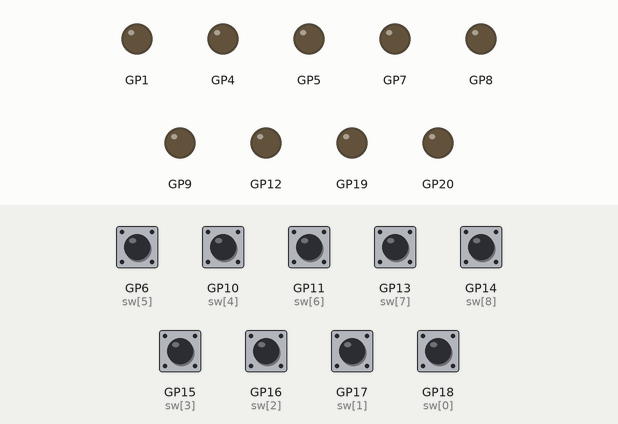
This program was run on a simulated Raspberry Pi Pico running CircuitPython. Parts: output pins drawn as LEDs (lit = HIGH). Inputs (shaded band) come from the test bench; at power-on: GP6 (sw[5]), GP10 (sw[4]), GP11 (sw[6]), GP13 (sw[7]), GP14 (sw[8]), GP15 (sw[3]), GP16 (sw[2]), GP17 (sw[1]), GP18 (sw[0]) HIGH. MIDI messages are not drawn.

Above: at 5.4 s.
5.5 s: GP6 (sw[5]) pulled LOW for 0.15 s
At 6.3 s:
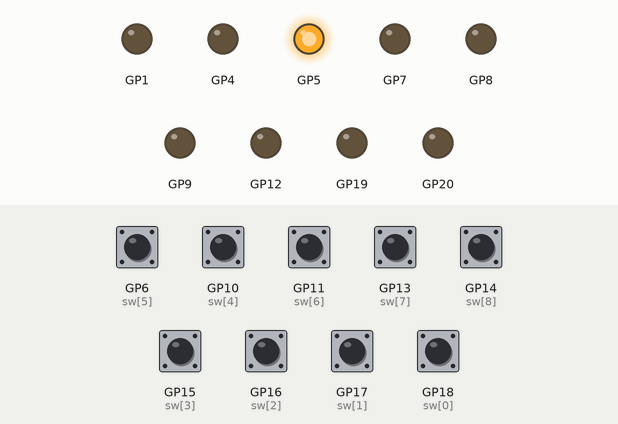
8.0 s: GP10 (sw[4]) pulled LOW for 0.15 s
At 8.4 s:
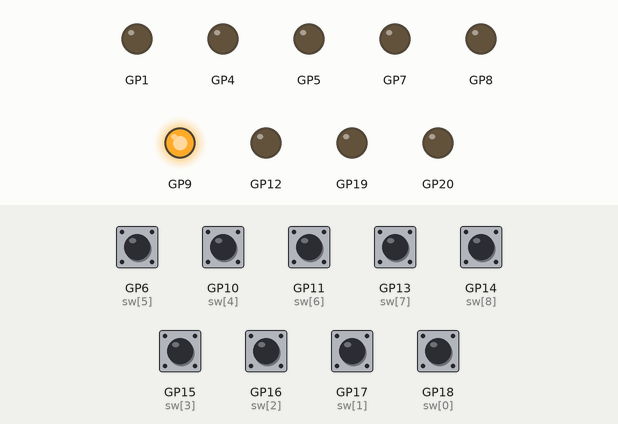
10.5 s: GP11 (sw[6]) pulled LOW for 0.15 s
At 11.3 s:
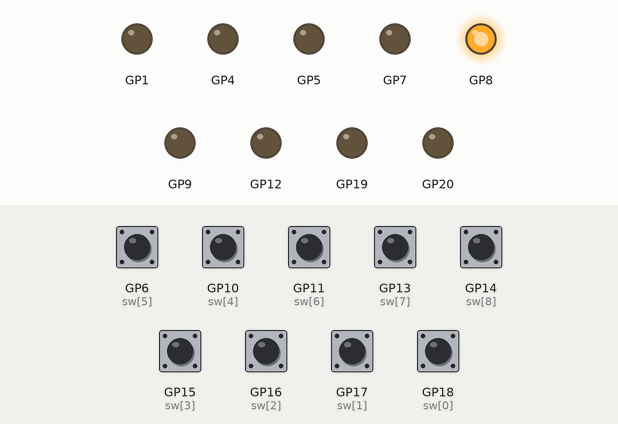
13.0 s: GP13 (sw[7]) pulled LOW for 0.15 s
At 13.4 s:
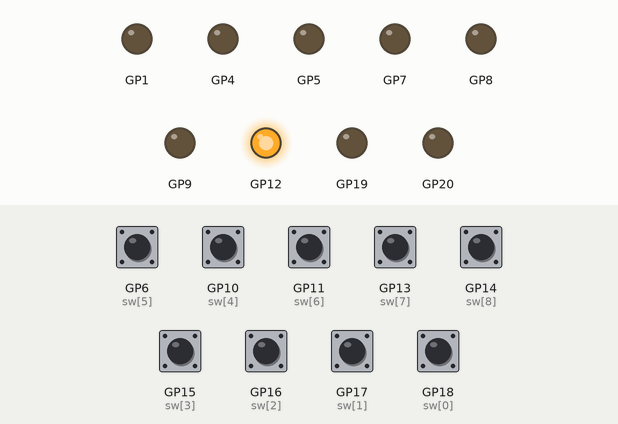
15.5 s: GP15 (sw[3]) pulled LOW for 0.15 s
At 16.4 s:
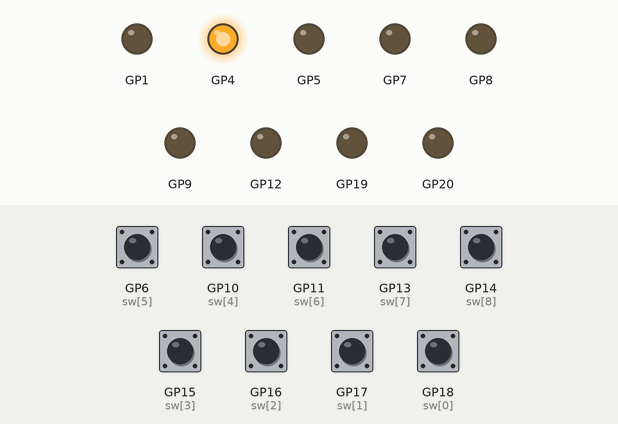
17.1 s: GP14 (sw[8]) pulled LOW for 0.15 s
At 17.7 s:
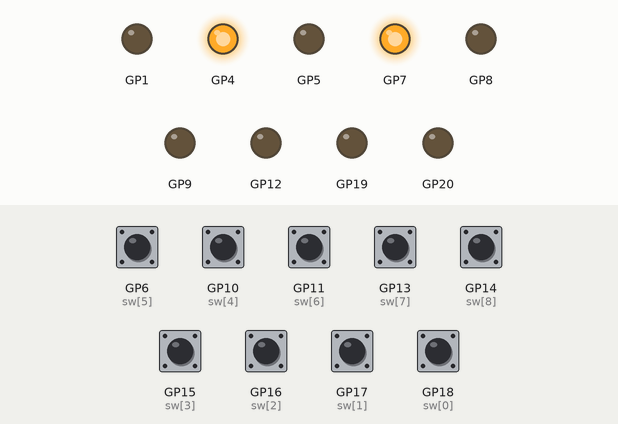
Timing chart, 0 to 20.1 s (numbered marks = the images above; inputs shaded):
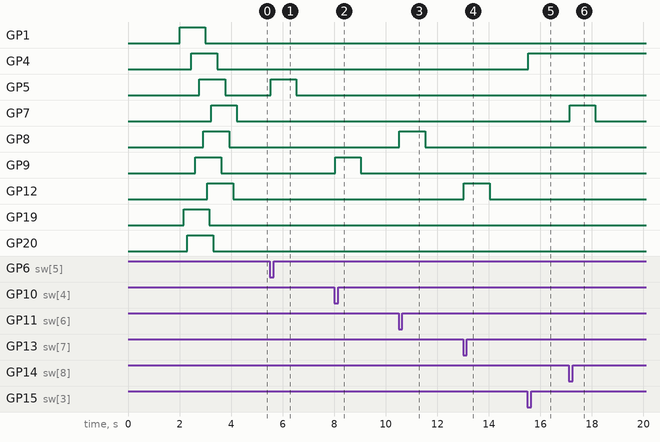

The program:

code.py
```python
import board
import digitalio
import time
import usb_midi
import adafruit_midi
from adafruit_midi.note_on import NoteOn
from adafruit_midi.note_off import NoteOff


# ============================================================
# USB 初始化等待
# ============================================================

# 等待电脑完成 USB / MIDI 设备识别
# 这样开机跑马灯也能正常显示
time.sleep(2.0)


# ============================================================
# 硬件引脚定义
# ============================================================

# 9 个按键
switch_pins = [
    board.GP18,  # 1 - MA
    board.GP17,  # 2 - Full
    board.GP16,  # 3 - Highlight
    board.GP15,  # 4 - Solo
    board.GP10,  # 5 - Up
    board.GP6,   # 6 - Prev
    board.GP11,  # 7 - Set
    board.GP13,  # 8 - Next
    board.GP14   # 9 - Down
]

# 9 个 LED
led_pins = [
    board.GP1,   # 1
    board.GP19,  # 2
    board.GP20,  # 3
    board.GP4,   # 4
    board.GP9,   # 5
    board.GP5,   # 6
    board.GP8,   # 7
    board.GP12,  # 8
    board.GP7    # 9
]


# ============================================================
# MIDI Note 映射
# ============================================================

midi_notes = [
    1,  # 1: 独立按键 -> MA
    2,  # 2: 顶部排 -> Full
    3,  # 3: 顶部排 -> Highlight
    4,  # 4: 顶部排 -> Solo
    5,  # 5: 十字上 -> Up
    6,  # 6: 十字左 -> Prev
    7,  # 7: 十字中 -> Set
    8,  # 8: 十字右 -> Next
    9   # 9: 十字下 -> Down
]


# ============================================================
# 按键初始化
# ============================================================

switches = []

for pin in switch_pins:

    sw = digitalio.DigitalInOut(pin)

    # GPIO 输入
    sw.direction = digitalio.Direction.INPUT

    # 使用内部上拉
    # 按键：
    #   松开 = HIGH
    #   按下 = LOW
    sw.pull = digitalio.Pull.UP

    switches.append(sw)


# ============================================================
# LED 初始化
# ============================================================

leds = []

for pin in led_pins:

    led = digitalio.DigitalInOut(pin)

    # GPIO 输出
    led.direction = digitalio.Direction.OUTPUT

    # 开机默认关闭
    led.value = False

    leds.append(led)


# ============================================================
# USB MIDI 初始化
# ============================================================

# MIDI Channel 使用 0-based：
#
# out_channel=0 = MIDI Channel 1
# out_channel=1 = MIDI Channel 2
#
# 这里保持 MIDI Channel 1

midi = adafruit_midi.MIDI(
    midi_out=usb_midi.ports[1],
    out_channel=0
)


# ============================================================
# 参数
# ============================================================

# 开机跑马灯：单颗 LED 点亮的时间
MARQUEE_ON_TIME = 1.0

# 开机跑马灯每一步之间的时间
STEP_DELAY = 0.15

# 按键消抖时间
# 30 ms 对机械按键比较安全
DEBOUNCE_TIME = 0.03

# 方向键（Up / Prev / Set / Next / Down）按一下闪烁的时间
# 这几个键在 MA2 Wing 上是瞬时动作，不是开关，所以按一下就短亮一下即可
BUTTON_FLASH_TIME = 1.0

# 哪几个按键要做成 MA2 Wing 那种「常亮开关」效果
# index 对应 switch_pins / led_pins / midi_notes 的顺序：
#   0 = MA, 1 = Full, 2 = Highlight, 3 = Solo
# 这四个键在真实 MA2 Wing 上就是按一下切换开/关，灯常亮直到再按一次
TOGGLE_KEY_INDEXES = (0, 1, 2, 3)


# ============================================================
# LED 定时关闭控制
# ============================================================

# 保存每颗 LED 的关闭时间
#
# None = 不需要自动关闭
# 时间值 = 到这个时间后关闭
#
# 用于：开机跑马灯 + 方向键（Up/Prev/Set/Next/Down）的短暂闪烁
# MA/Full/Highlight/Solo 这四个开关键不用这个机制，它们由 led_state 直接控制

led_off_at = [None] * len(leds)


def update_leds(now):
    """
    检查所有 LED 是否到了自动关闭时间。
    """

    for i, off_time in enumerate(led_off_at):

        if off_time is not None:

            if now >= off_time:

                leds[i].value = False

                led_off_at[i] = None


# ============================================================
# 开机跑马灯
# ============================================================

for i in range(len(leds)):

    now = time.monotonic()

    # 当前 LED 打开
    leds[i].value = True

    # 设置自动关闭时间
    led_off_at[i] = now + MARQUEE_ON_TIME

    # 等待下一颗 LED 的时间
    step_end = now + STEP_DELAY

    while time.monotonic() < step_end:

        update_leds(time.monotonic())

        time.sleep(0.01)


# 等待所有跑马灯 LED 熄灭
while any(t is not None for t in led_off_at):

    now = time.monotonic()

    update_leds(now)

    time.sleep(0.01)


# ============================================================
# 按键状态初始化
# ============================================================

# raw_state
#
# 当前 GPIO 原始读取结果
#
# False = 松开
# True  = 按下

raw_state = [False] * len(switches)


# stable_state
#
# 经过消抖确认之后的稳定状态
#
# False = 松开
# True  = 按下

stable_state = [False] * len(switches)


# 每个按键最后一次发生原始状态变化的时间
last_change = [0.0] * len(switches)


# ============================================================
# LED 状态（MA2 风格：切换保持）
# ============================================================

# led_state
#
# 只给 TOGGLE_KEY_INDEXES 里的按键用（MA / Full / Highlight / Solo）
#
# False = 灭
# True  = 亮
#
# 和 MA2 Wing 上的这几个键一样：
# 按一下切换到"亮"，一直保持，直到再按一下才切回"灭"

led_state = [False] * len(leds)


# ============================================================
# 正常按键主循环
# ============================================================

while True:

    now = time.monotonic()

    # --------------------------------------------------------
    # 扫描 9 个按键
    # --------------------------------------------------------

    for i, sw in enumerate(switches):

        # GPIO 使用内部上拉：
        #
        # 松开 = HIGH = sw.value True
        # 按下 = LOW = sw.value False
        #
        # 所以这里反转
        pressed = not sw.value


        # ----------------------------------------------------
        # 检查原始状态是否发生变化
        # ----------------------------------------------------

        if pressed != raw_state[i]:

            # 保存新的原始状态
            raw_state[i] = pressed

            # 记录状态变化发生的时间
            last_change[i] = now


        # ----------------------------------------------------
        # 消抖确认
        # ----------------------------------------------------

        # 原始状态持续稳定超过 30 ms
        if (now - last_change[i]) >= DEBOUNCE_TIME:

            # 确认稳定状态真的发生改变
            if stable_state[i] != raw_state[i]:

                # 更新稳定状态
                stable_state[i] = raw_state[i]


                # =================================================
                # 按下
                # =================================================

                if stable_state[i]:

                    if i in TOGGLE_KEY_INDEXES:

                        # MA2 Wing 风格切换（MA / Full / Highlight / Solo）：
                        # 灭 -> 亮，或者 亮 -> 灭
                        # 不会自动熄灭，要再按一次才会变化
                        led_state[i] = not led_state[i]
                        leds[i].value = led_state[i]

                    else:

                        # 方向键：短亮一下就好，不需要保持
                        leds[i].value = True
                        led_off_at[i] = now + BUTTON_FLASH_TIME


                    # 发送 MIDI Note On
                    #
                    # Note:
                    #   1 ~ 9
                    #
                    # Velocity:
                    #   127
                    #
                    midi.send(
                        NoteOn(
                            midi_notes[i],
                            127
                        )
                    )


                # =================================================
                # 松开
                # =================================================

                else:

                    # 松开手指不影响 LED：
                    # 开关键保持切换后的状态；方向键则由上面设置的
                    # led_off_at 定时熄灭，这里不用管

                    # 发送 MIDI Note Off
                    #
                    # Velocity:
                    #   0
                    #
                    midi.send(
                        NoteOff(
                            midi_notes[i],
                            0
                        )
                    )


    # --------------------------------------------------------
    # 更新方向键的定时熄灭
    # --------------------------------------------------------

    update_leds(now)


    # --------------------------------------------------------
    # 很短的扫描间隔
    # --------------------------------------------------------

    time.sleep(0.001)
```

Measured:
- after the input at 5.5 s, GP5: LOW → HIGH at once, → LOW 1.0 s later
- after the input at 8.0 s, GP9: LOW → HIGH at once, → LOW 1.0 s later
- after the input at 10.5 s, GP8: LOW → HIGH at once, → LOW 1.0 s later
- after the input at 13.0 s, GP12: LOW → HIGH at once, → LOW 1.0 s later
- after the input at 15.5 s, GP4: LOW → HIGH at once
- after the input at 17.1 s, GP7: LOW → HIGH at once, → LOW 1.0 s later
